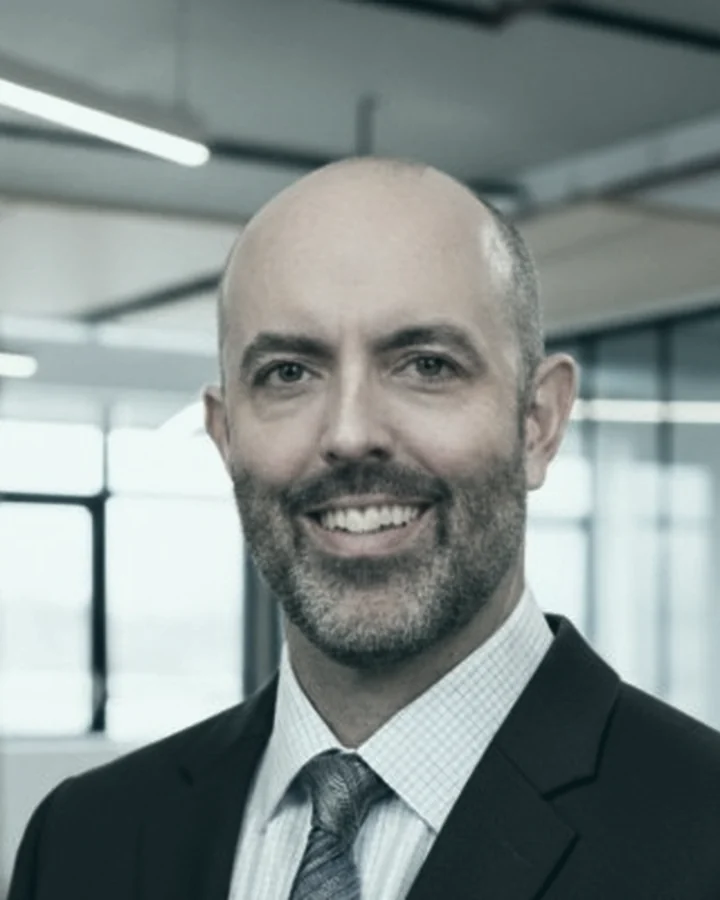
#> input picture assets/img/team-benjamin-griffin.webp, 720 x 900 px, given in place of Jeron.jpg, which was not available
$ python normalize_headshots.py
#> lines starting #> are read from the running program, lines starting #| are printed output that depends on the picture; pictures that were not available may be replaced by others from this repository, and a replacement may not be noted
#> in process, bgr is the input picture: shape (900, 720, 3); mean B, G, R 140.5, 142, 132
#!/usr/bin/env python3
"""Normalize PGC team headshots to one consistent 4:5 portrait system.

For every source photo:
  1. Detect the face (and eyes where possible).
  2. Crop to 4:5 so the eye line sits at EYE_Y of the frame height and the
     head occupies the same proportion of the frame in every card.
  3. Match exposure so every face reads at the same brightness across the
     mismatched sources — studio grey, brick, foliage, dark bar.

Photos stay in natural color; no duotone or gradient treatment is applied.

Output: 720x900 WebP.
"""
import os
import cv2
import numpy as np
from PIL import Image

# Directory holding the original photos (not committed — they are the
# unprocessed source files). Override with PGC_HEADSHOT_SRC.
SRC_DIR = os.environ.get("PGC_HEADSHOT_SRC",
                         os.path.dirname(os.path.abspath(__file__)))
OUT_DIR = "/home/user/ARC-capital/assets/img"

# --- Framing constants (the whole point: identical across every card) ---
OUT_W, OUT_H = 720, 900          # 4:5
EYE_Y = 0.36                     # eye line at ~upper third
FACE_H_FRAC = 0.40               # face box height as a fraction of frame height

SOURCES = {
    "team-jeron-peoples.webp":     "headshots3/PGC Headshots/Jeron.jpg",
    "team-stu-dillon.webp":        "dillon-new.png",
    "team-john-holtkamp.webp":     "headshots3/PGC Headshots/Holtkamp Updated.png",
    "team-matthew-seaford.webp":   "headshots3/PGC Headshots/Seaford.jpg",
    "team-benjamin-griffin.webp":  "headshots3/PGC Headshots/Ben.jpg",
    "team-carter-wittendorf.webp": "headshots3/PGC Headshots/carter.png",
    "team-ava-hunt.webp":          "headshots3/PGC Headshots/Ava.jpg",
}

face_cc = cv2.CascadeClassifier(cv2.data.haarcascades + "haarcascade_frontalface_default.xml")
eye_cc = cv2.CascadeClassifier(cv2.data.haarcascades + "haarcascade_eye.xml")


def detect(img_bgr):
    """Return (face_x, face_y, face_w, face_h, eye_y) in pixels."""
    gray = cv2.cvtColor(img_bgr, cv2.COLOR_BGR2GRAY)
    gray = cv2.equalizeHist(gray)
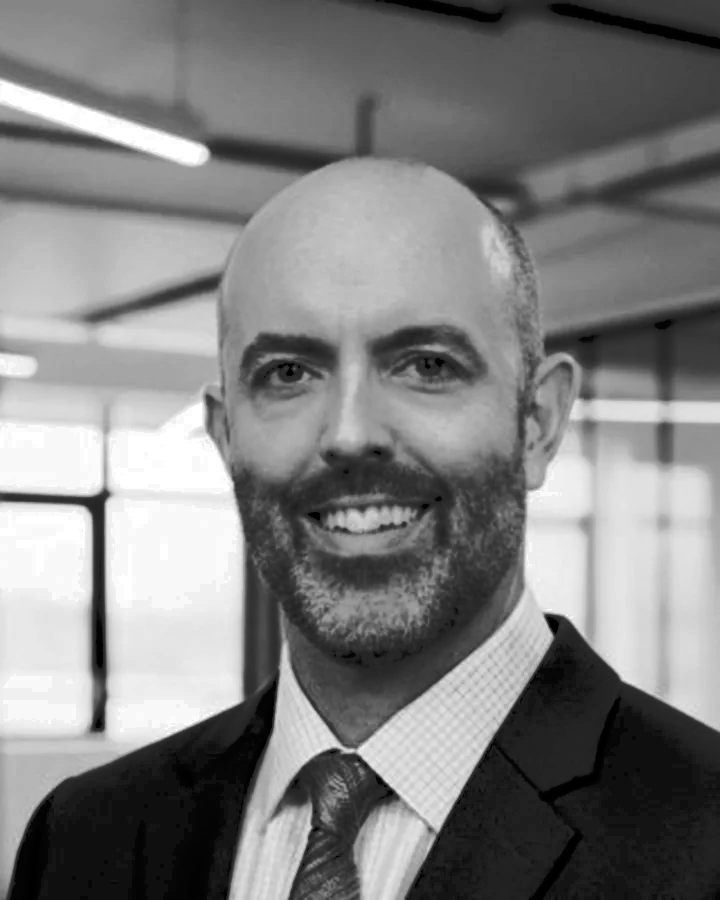
#> gray: shape (900, 720); min 0, max 255, mean 128.4
    faces = face_cc.detectMultiScale(gray, scaleFactor=1.06, minNeighbors=6,
                                     minSize=(int(gray.shape[0] * 0.08),) * 2)
#> faces = [[156, 206, 409, 409]]
    if len(faces) == 0:
        faces = face_cc.detectMultiScale(gray, scaleFactor=1.03, minNeighbors=3)
    if len(faces) == 0:
        raise RuntimeError("no face found")
    # largest face
    x, y, w, h = max(faces, key=lambda f: f[2] * f[3])
#> x = 156; y = 206; w = 409; h = 409

    # Eye line: prefer detected eyes, else the canonical 0.4 of the face box.
    eye_y = y + 0.40 * h
#> eye_y = 369.6
    roi = gray[y:y + int(h * 0.65), x:x + w]
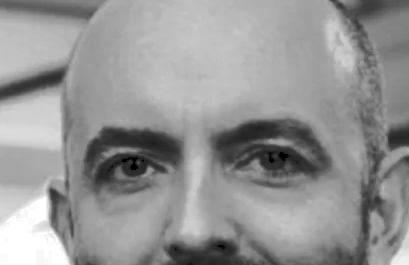
#> roi: shape (265, 409); min 0, max 255, mean 148.8
    eyes = eye_cc.detectMultiScale(roi, scaleFactor=1.05, minNeighbors=8)
#> eyes = [[92, 133, 71, 71], [226, 120, 84, 84]]
    if len(eyes) >= 2:
        eyes = sorted(eyes, key=lambda e: e[2] * e[3], reverse=True)[:2]
#> eyes = [[226, 120, 84, 84], [92, 133, 71, 71]]
        eye_y = y + np.mean([e[1] + e[3] / 2.0 for e in eyes])
#> eye_y = 371.2
    return x, y, w, h, eye_y


def match_exposure(pil_img, face_box, target=0.56):
    """Gamma-correct so the face reads at the same brightness in every card."""
    a = np.asarray(pil_img).astype(np.float32) / 255.0
    lum = 0.299 * a[..., 0] + 0.587 * a[..., 1] + 0.114 * a[..., 2]
    x0, y0, x1, y1 = face_box
    face = lum[y0:y1, x0:x1]
    mean = float(np.mean(face)) if face.size else float(np.mean(lum))
    mean = min(max(mean, 0.04), 0.96)
    gamma = float(np.clip(np.log(target) / np.log(mean), 0.62, 1.5))
    out = np.power(a, gamma)
    return Image.fromarray((np.clip(out, 0, 1) * 255).astype(np.uint8)), gamma


def process(src_rel, out_name):
    src = os.path.join(SRC_DIR, src_rel)
    bgr = cv2.imread(src)
    if bgr is None:
        raise RuntimeError(f"cannot read {src}")
    fx, fy, fw, fh, eye_y = detect(bgr)
#> fx = 156; fy = 206; fw = 409; fh = 409; eye_y = 371.2
    H, W = bgr.shape[:2]
#> H = 900; W = 720

    # Crop height so the face fills FACE_H_FRAC of it, then 4:5 width.
    crop_h = fh / FACE_H_FRAC
#> crop_h = 1022.5
    crop_w = crop_h * (OUT_W / OUT_H)
#> crop_w = 818
    face_cx = fx + fw / 2.0
#> face_cx = 360.5

    top = eye_y - EYE_Y * crop_h
#> top = 3.15
    left = face_cx - crop_w / 2.0
#> left = -48.5

    # Keep the crop inside the source; shrink uniformly if it doesn't fit.
    scale = min(1.0, W / crop_w, H / crop_h)
#> scale = 0.88
    if scale < 1.0:
        crop_w *= scale
#> crop_w = 720
        crop_h *= scale
#> crop_h = 900
        top = eye_y - EYE_Y * crop_h
#> top = 47.25
        left = face_cx - crop_w / 2.0
#> left = 0.5
    left = max(0, min(left, W - crop_w))
#> left = 0
    top = max(0, min(top, H - crop_h))
#> top = 0

    pil = Image.open(src).convert("RGB")
    box = (int(round(left)), int(round(top)),
           int(round(left + crop_w)), int(round(top + crop_h)))
#> box = (0, 0, 720, 900)
    img = pil.crop(box).resize((OUT_W, OUT_H), Image.LANCZOS)
    # face box mapped into output coordinates, for exposure matching
    sx, sy = OUT_W / crop_w, OUT_H / crop_h
#> sx = 1; sy = 1
    fb = (max(0, int((fx - left) * sx)), max(0, int((fy - top) * sy)),
          min(OUT_W, int((fx + fw - left) * sx)), min(OUT_H, int((fy + fh - top) * sy)))
#> fb = (156, 206, 565, 615)
    img, gamma = match_exposure(img, fb)
#> in match_exposure, `x0, y0, x1, y1 = face_box`: x0 = 156; y0 = 206; x1 = 565; y1 = 615
#> in match_exposure, `face = lum[y0:y1, x0:x1]`:
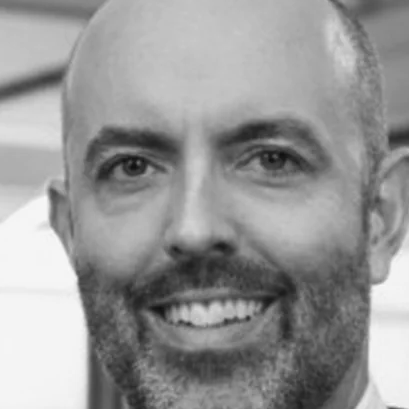
#> face: shape (409, 409) float32; min 0.0585, max 0.978, mean 0.595
#> in match_exposure, `mean = float(np.mean(face)) if face.size else float(np.mean(lum))`: mean = 0.595
#> in match_exposure, `gamma = float(np.clip(np.log(target) / np.log(mean), 0.62, 1.5))`: gamma = 1.12
#> gamma = 1.12
    img.save(os.path.join(OUT_DIR, out_name), "WEBP", quality=86, method=6)

    # Report where the eye line and face actually landed post-crop.
    eye_pct = (eye_y - top) / crop_h
#> eye_pct = 0.412
    face_pct = fh / crop_h
#> face_pct = 0.454
    up = crop_w < OUT_W
#> up = False
    return (f"{out_name:32s} eye {eye_pct*100:4.1f}%  face {face_pct*100:4.1f}%  "
            f"gamma {gamma:4.2f}  src crop {int(crop_w)}x{int(crop_h)}"
            + ("  [UPSCALED]" if up else ""))


if __name__ == "__main__":
    for out_name, src_rel in SOURCES.items():
        try:
            print(process(src_rel, out_name))
        except Exception as e:
            print(f"{out_name:32s} FAILED: {e}")
#> pass 2 of the loop `for out_name, src_rel in SOURCES.items():`:
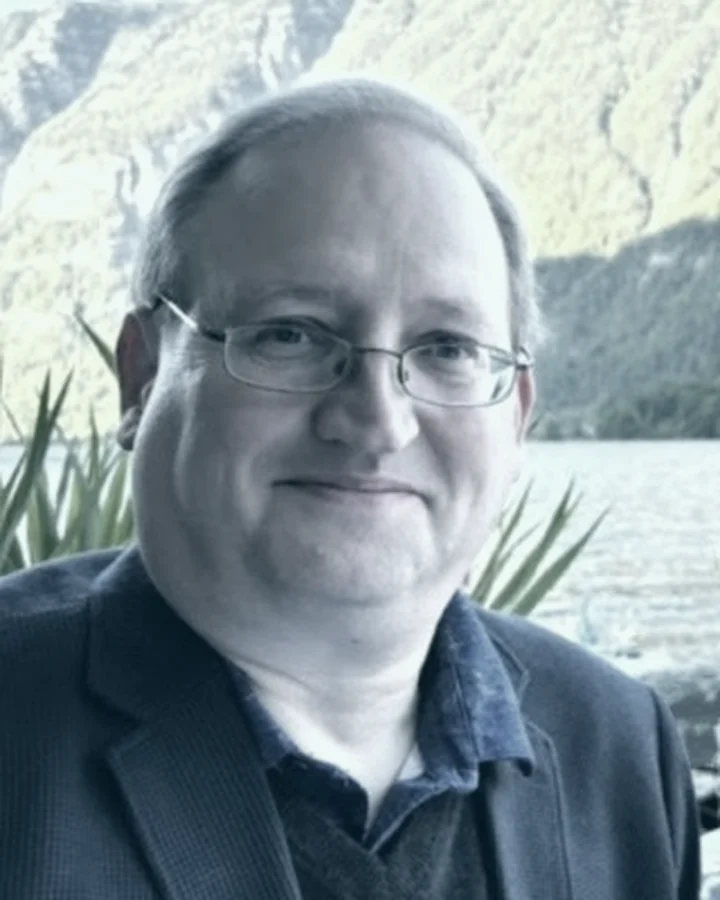
#> input picture assets/img/team-matthew-seaford.webp, 720 x 900 px, given in place of dillon-new.png, which was not available
#> in process, bgr is the input picture: shape (900, 720, 3); mean B, G, R 157.6, 152.5, 138.7
#> faces = [[162, 188, 394, 394]]
#> x = 162; y = 188; w = 394
#> in detect (call 2), `eye_y = y + 0.40 * h`: eye_y = 345.6
#> in detect (call 2), `roi = gray[y:y + int(h * 0.65), x:x + w]`:
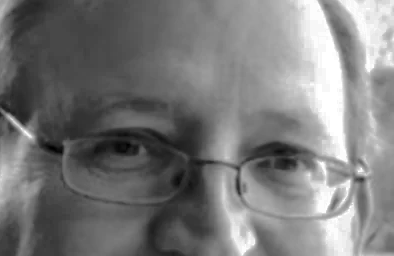
#> roi: shape (256, 394); min 0, max 255, mean 121.8
#> in detect (call 2), `eyes = eye_cc.detectMultiScale(roi, scaleFactor=1.05, minNeighbors=8)`: eyes = [[245, 127, 70, 70], [38, 129, 43, 43], [83, 109, 79, 79]]
#> in detect (call 2), `eyes = sorted(eyes, key=lambda e: e[2] * e[3], reverse=True)[:2]`: eyes = [[83, 109, 79, 79], [245, 127, 70, 70]]
#> in detect (call 2), `eye_y = y + np.mean([e[1] + e[3] / 2.0 for e in eyes])`: eye_y = 343.2
#> in process (call 2), `fx, fy, fw, fh, eye_y = detect(bgr)`: fx = 162; fy = 188; fw = 394; eye_y = 343.2
#> in process (call 2), `crop_h = fh / FACE_H_FRAC`: crop_h = 985
#> in process (call 2), `crop_w = crop_h * (OUT_W / OUT_H)`: crop_w = 788
#> face_cx = 359
#> in process (call 2), `top = eye_y - EYE_Y * crop_h`: top = -11.35
#> in process (call 2), `left = face_cx - crop_w / 2.0`: left = -35
#> scale = 0.914
#> in process (call 2), `crop_w *= scale`: crop_w = 720
#> in process (call 2), `crop_h *= scale`: crop_h = 900
#> in process (call 2), `top = eye_y - EYE_Y * crop_h`: top = 19.25
#> in process (call 2), `left = face_cx - crop_w / 2.0`: left = -1
#> in process (call 2), `left = max(0, min(left, W - crop_w))`: left = 0
#> fb = (162, 188, 556, 582)
#> x0 = 162; y0 = 188; x1 = 556; y1 = 582
#> in match_exposure (call 2), `face = lum[y0:y1, x0:x1]`:
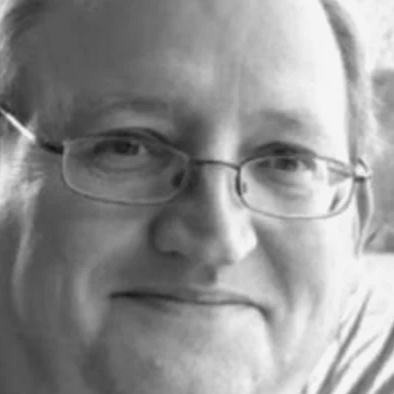
#> face: shape (394, 394) float32; min 0.0718, max 0.983, mean 0.571
#> mean = 0.571
#> in match_exposure (call 2), `gamma = float(np.clip(np.log(target) / np.log(mean), 0.62, 1.5))`: gamma = 1.04
#> eye_pct = 0.381
#> face_pct = 0.438
